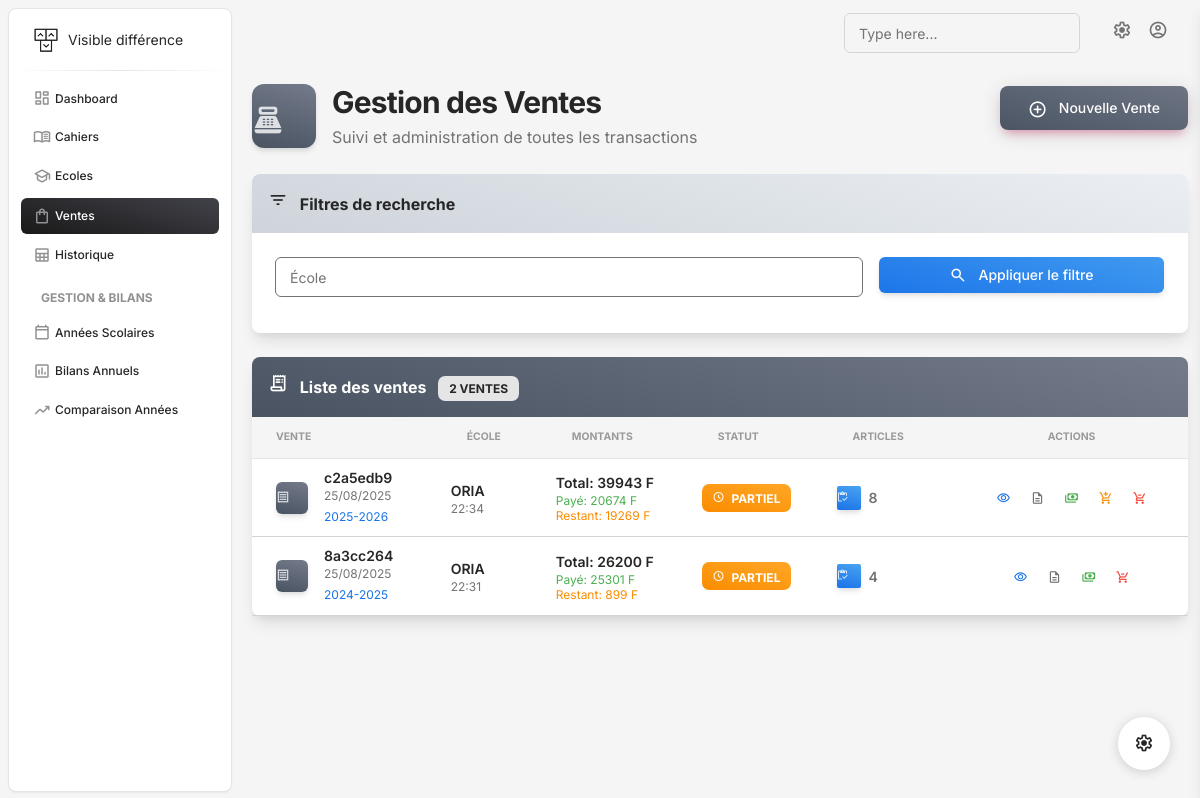
The app's page /ventes/ with its own data.
### gestion/models.py (models this page shows, shortened)
class Ecoles(models.Model):
    id = models.UUIDField(primary_key=True, default=uuid.uuid4, editable=False)
    nom = models.TextField()
    adresse = models.TextField()
    created_at = models.DateTimeField(auto_now_add=True)
    updated_at = models.DateTimeField(auto_now=True)

class AnneeScolaire(models.Model):
    id = models.UUIDField(primary_key=True, default=uuid.uuid4, editable=False)
    annee_debut = models.IntegerField()
    annee_fin = models.IntegerField()
    date_debut = models.DateField()
    date_fin = models.DateField()
    est_active = models.BooleanField(default=False)
    created_at = models.DateTimeField(auto_now_add=True)
    class Meta:
        ordering = ['-annee_debut']
        unique_together = ['annee_debut', 'annee_fin']
    def __str__(self):
        return f"{self.annee_debut}-{self.annee_fin}"

class Vente(models.Model):
    id = models.UUIDField(primary_key=True, default=uuid.uuid4, editable=False)
    ecole = models.ForeignKey(Ecoles, on_delete=models.CASCADE, related_name='ventes')
    annee_scolaire = models.ForeignKey(AnneeScolaire, on_delete=models.CASCADE, related_name='ventes')
    date_paiement = models.DateTimeField(null=True, blank=True)
    facture_pdf = models.FileField(upload_to='factures/', blank=True, null=True)
    created_at = models.DateTimeField(auto_now_add=True)
    updated_at = models.DateTimeField(auto_now=True)
    modified_at = models.DateTimeField(null=True, blank=True)
    derniere_modification_type = models.CharField(max_length=50, null=True, blank=True)
    articles_ajoutes_session = models.TextField(null=True, blank=True)
    description_dette = models.TextField(blank=True, null=True, help_text="Description de la dette (ex: 'Reliquat année 2023-2024')")

### gestion/Views/sales.py (the view)
# urls.py: path('ventes/', liste_ventes, name='ventes'),
def liste_ventes(request):
    ecole_id = request.GET.get('ecole')
    ventes_qs = Vente.objects.select_related('ecole', 'annee_scolaire')\
        .order_by('-created_at')
    if ecole_id:
        ventes_qs = ventes_qs.filter(ecole__id=ecole_id)
    ventes = []
    for v in ventes_qs:
        total_lignes = v.lignes.aggregate(total=Sum('montant'))['total'] or Decimal('0')
        montant_paye = v.paiements.aggregate(total=Sum('montant'))['total'] or Decimal('0')
        montant_total = total_lignes
        montant_restant = max(Decimal('0'), montant_total - montant_paye)  # Ne peut pas être négatif
        autres_ventes = Vente.objects.filter(ecole=v.ecole)\
            .exclude(id=v.id)\
            .select_related('annee_scolaire')
        dettes_autres_annees = []
        total_dettes_autres = Decimal('0')
        annees_dettes = {}  # Pour grouper par année
        for autre in autres_ventes:
            total_lignes_autre = autre.lignes.aggregate(total=Sum('montant'))['total'] or Decimal('0')
            paye_autre = autre.paiements.aggregate(total=Sum('montant'))['total'] or Decimal('0')
            restant_autre = total_lignes_autre - paye_autre
            if restant_autre > 0:
                annee_str = str(autre.annee_scolaire)
                if annee_str in annees_dettes:
                    annees_dettes[annee_str] += restant_autre
                else:
                    annees_dettes[annee_str] = restant_autre
        for annee_str, montant in annees_dettes.items():
            dettes_autres_annees.append({
                'annee_scolaire': annee_str,
                'montant_restant': float(montant)
            })
            total_dettes_autres += montant
        ventes.append({
            'id': v.id,
            'short_id': str(v.id)[:8],
            'ecole': v.ecole,
            'annee_scolaire': v.annee_scolaire,
            'created_at': v.created_at,
            'montant_total': float(montant_total),
            'montant_paye': float(montant_paye),
            'montant_restant': float(montant_restant),
            'lignes_count': v.lignes.count(),
            'dettes_autres_annees': dettes_autres_annees,
            'dettes_autres_json': json.dumps(dettes_autres_annees),
            'total_dettes_autres': float(total_dettes_autres),
        })
    paginator = Paginator(ventes, 10)  # 10 ventes par page
    page_number = request.GET.get('page')
    ventes_page = paginator.get_page(page_number)
    ecoles = Ecoles.objects.all()
    cahiers = Cahiers.objects.all()
    context = {
        'ventes': ventes_page,
        'ecoles': ecoles,
        'cahiers': cahiers,
        'selected_ecole': ecole_id,
    }
    return render(request, 'ventes.html', context)

### gestion/templates/ventes.html (shortened to what this page needs)
{% extends 'base.html' %}
{% block content %}
{% load static %}
<div class="container-fluid py-3">
  <div class="row align-items-center mb-4">
    <div class="col-md-8">
      <div class="d-flex align-items-center">
        <div class="icon-shape icon-lg bg-gradient-secondary shadow border-radius-xl me-3">
          <i class="material-symbols-rounded text-white" style="font-size: 2rem;">point_of_sale</i>
        </div>
        <div>
          <h3 class="mb-0 font-weight-bolder text-dark">Gestion des Ventes</h3>
          <p class="mb-0 text-muted">Suivi et administration de toutes les transactions</p>
        </div>
      </div>
    </div>
    <div class="col-md-4 text-end">
      <button type="button" class="btn bg-gradient-secondary btn-lg shadow-primary" data-bs-toggle="modal" data-bs-target="#modalNouvelleVente">
        <i class="material-symbols-rounded me-2">add_circle</i>
        Nouvelle Vente
      </button>
    </div>
  </div>
  <div class="row mb-4">
    <div class="col-12">
      <div class="card shadow-lg border-0">
        <div class="card-header bg-gradient-light p-3">
          <div class="row align-items-center">
            <div class="col">
              <h6 class="mb-0 text-dark font-weight-bolder">
                <i class="material-symbols-rounded me-2">filter_list</i>
                Filtres de recherche
              </h6>
            </div>
          </div>
        </div>
        <div class="card-body p-4">
          <form method="get" class="row g-3">
            <div class="col-lg-8 col-md-8">
              <div class="input-group input-group-outline">
                <label class="form-label">École</label>
                <select name="ecole" id="ecole" class="form-control border border-secondary">
                  <option value=""></option>
                  {% for e in ecoles %}
                    <option value="{{ e.id }}" {% if selected_ecole == e.id|stringformat:'s' %}selected{% endif %}>{{ e.nom }}</option>
                  {% endfor %}
                </select>
              </div>
            </div>
            <div class="col-lg-4 col-md-4 d-flex align-items-end">
              <button type="submit" class="btn bg-gradient-info w-100 shadow">
                <i class="material-symbols-rounded me-2">search</i>
                Appliquer le filtre
              </button>
            </div>
          </form>
        </div>
      </div>
    </div>
  </div>
  <div class="row">
    <div class="col-12">
      <div class="card shadow-lg border-0">
        <div class="card-header bg-gradient-secondary p-3">
          <div class="row align-items-center">
            <div class="col">
              <h6 class="mb-0 text-white font-weight-bolder">
                <i class="material-symbols-rounded me-2">receipt_long</i>
                Liste des ventes
                {% if ventes %}
                  <span class="badge bg-light text-dark ms-2">{{ ventes.paginator.count }} vente{{ ventes.paginator.count|pluralize }}</span>
                {% endif %}
              </h6>
            </div>
          </div>
        </div>
        <div class="card-body p-0">
          {% if ventes %}
            <div class="table-responsive">
              <table class="table align-items-center mb-0">
                <thead class="bg-gray-100">
                  <tr>
                    <th class="text-uppercase text-secondary text-xxs font-weight-bolder opacity-7 ps-4">Vente</th>
                    <th class="text-uppercase text-secondary text-xxs font-weight-bolder opacity-7">École</th>
                    <th class="text-uppercase text-secondary text-xxs font-weight-bolder opacity-7">Montants</th>
                    <th class="text-uppercase text-secondary text-xxs font-weight-bolder opacity-7">Statut</th>
                    <th class="text-uppercase text-secondary text-xxs font-weight-bolder opacity-7">Articles</th>
                    <th class="text-uppercase text-secondary text-xxs font-weight-bolder opacity-7 text-center">Actions</th>
                  </tr>
                </thead>
                <tbody>
                  {% for v in ventes %}
                    <tr class="border-bottom">
                      <td class="ps-4">
                        <div class="d-flex align-items-center">
                          <div class="icon-shape icon-sm bg-gradient-secondary shadow border-radius-md me-3">
                            <i class="material-symbols-rounded text-white">receipt</i>
                          </div>
                          <div>
                            <h6 class="mb-0 text-sm font-weight-bold">{{ v.short_id }}</h6>
                            <p class="text-xs text-muted mb-0">{{ v.created_at.date|date:"d/m/Y" }}</p>
                            <small class="text-xs text-info">{{ v.annee_scolaire }}</small>
                          </div>
                        </div>
                      </td>
                      <td>
                        <div>
                          <h6 class="mb-0 text-sm font-weight-bold">{{ v.ecole.nom }}</h6>
                          <p class="text-xs text-muted mb-0">{{ v.created_at|date:"H:i" }}</p>
                        </div>
                      </td>
                      <td>
                        <div class="d-flex flex-column">
                          <span class="text-sm font-weight-bold text-dark">Total: {{ v.montant_total|floatformat:0 }} F</span>
                          <span class="text-xs text-success">Payé: {{ v.montant_paye|floatformat:0 }} F</span>
                          <span class="text-xs {% if v.montant_restant > 0 %}text-warning{% else %}text-muted{% endif %}">
                            Restant: {{ v.montant_restant|floatformat:0 }} F
                          </span>
                        </div>
                      </td>
                      <td>
                        {% if v.montant_restant <= 0 %}
                          <span class="badge badge-sm bg-gradient-success">
                            <i class="material-symbols-rounded text-xs me-1">check_circle</i>
                            Payé
                          </span>
                        {% elif v.montant_paye > 0 %}
                          <span class="badge badge-sm bg-gradient-warning">
                            <i class="material-symbols-rounded text-xs me-1">schedule</i>
                            Partiel
                          </span>
                        {% else %}
                          <span class="badge badge-sm bg-gradient-danger">
                            <i class="material-symbols-rounded text-xs me-1">error</i>
                            Impayé
                          </span>
                        {% endif %}
                      </td>
                      <td>
                        <div class="d-flex align-items-center">
                          <div class="icon-shape icon-xs bg-gradient-info shadow border-radius-sm me-2">
                            <i class="material-symbols-rounded text-white text-xs">inventory</i>
                          </div>
                          <span class="text-sm font-weight-bold">{{ v.lignes_count }}</span>
                        </div>
                      </td>
                      <td class="text-center">
                        <div class="d-flex justify-content-center gap-1">
                          <a class="btn btn-link text-info p-2 mb-0" href="{% url 'vente_detail' v.id %}"
                             title="Voir les détails" data-bs-toggle="tooltip">
                            <i class="material-symbols-rounded text-sm">visibility</i>
                          </a>
                          <a class="btn btn-link text-secondary p-2 mb-0" href="{% url 'generer_facture_pdf' v.id %}"
                             title="Générer la facture PDF" data-bs-toggle="tooltip" target="_blank">
                            <i class="material-symbols-rounded text-sm">description</i>
                          </a>
                          {% if v.montant_restant > 0 %}
                          <button class="btn btn-link text-success p-2 mb-0" data-bs-toggle="modal" data-bs-target="#paiementModal"
                                  title="Ajouter un paiement" data-bs-toggle="tooltip"
                                  data-vente-id="{{ v.id }}"
                                  data-montant-total="{{ v.montant_total }}"
                                  data-montant-paye="{{ v.montant_paye }}"
                                  data-montant-restant="{{ v.montant_restant }}"
                                  data-ecole-nom="{{ v.ecole.nom }}"
                                  data-annee="{{ v.annee_scolaire }}"
                                  data-dettes-autres='{{ v.dettes_autres_json }}'
                                  data-total-dettes-autres="{{ v.total_dettes_autres }}">
                            <i class="material-symbols-rounded text-sm">payments</i>
                          </button>
                          {% endif %}
                          {% if v.annee_scolaire.est_active %}
                          <button class="btn btn-link text-warning p-2 mb-0" data-bs-toggle="modal" data-bs-target="#modifierModal"
                                  title="Ajouter un article" data-bs-toggle="tooltip"
                                  data-vente-id="{{ v.id }}">
                            <i class="material-symbols-rounded text-sm">add_shopping_cart</i>
                          </button>
                          {% endif %}
                          <button class="btn btn-link text-danger p-2 mb-0" data-bs-toggle="modal" data-bs-target="#retirerModal"
                                  title="Retirer des cahiers" data-bs-toggle="tooltip"
                                  data-vente-id="{{ v.id }}">
                            <i class="material-symbols-rounded text-sm">remove_shopping_cart</i>
                          </button>
                        </div>
                      </td>
                    </tr>
                  {% endfor %}
                </tbody>
              </table>
            </div>
          {% endif %}
        </div>
      </div>
    </div>
  </div>
</div>
{% endblock %}

### gestion/static/assets/css/nucleo-svg.css (style rules this page uses)
.icon-xs { height: 0.5em; width: 0.5em; }
.icon-sm { height: 0.8em; width: 0.8em; }
.icon-lg { height: 1.6em; width: 1.6em; }

### records on screen
Ecoles: short_id "c2a5edb9", created_at "25/08/2025", annee_scolaire "2025-2026", ecole.nom "ORIA", created_at "22:34", montant_total "39943", montant_paye "20674", montant_restant "19269", lignes_count "8", short_id "8a3cc264", annee_scolaire "2024-2025", created_at "22:31", montant_total "26200", montant_paye "25301", montant_restant "899", lignes_count "4"

### other values on screen
{{ ventes.paginator.count }} "2"
